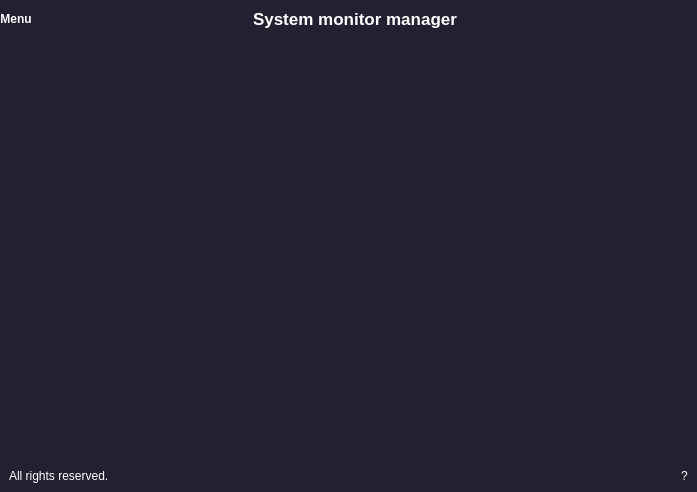
<?xml version="1.0" encoding="UTF-8"?>
<ui version="4.0">
 <class>MainWindow</class>
 <widget class="QMainWindow" name="MainWindow">
  <property name="geometry">
   <rect>
    <x>0</x>
    <y>0</y>
    <width>697</width>
    <height>492</height>
   </rect>
  </property>
  <property name="windowTitle">
   <string>MainWindow</string>
  </property>
  <property name="styleSheet">
   <string notr="true">*{
background-color: rgb(36, 31, 49);
border:none;
}</string>
  </property>
  <widget class="QWidget" name="centralwidget">
   <layout class="QVBoxLayout" name="verticalLayout">
    <property name="spacing">
     <number>0</number>
    </property>
    <property name="leftMargin">
     <number>0</number>
    </property>
    <property name="topMargin">
     <number>0</number>
    </property>
    <property name="rightMargin">
     <number>0</number>
    </property>
    <property name="bottomMargin">
     <number>0</number>
    </property>
    <item alignment="Qt::AlignTop">
     <widget class="QFrame" name="header_frame">
      <property name="frameShape">
       <enum>QFrame::NoFrame</enum>
      </property>
      <property name="frameShadow">
       <enum>QFrame::Raised</enum>
      </property>
      <layout class="QHBoxLayout" name="horizontalLayout">
       <property name="spacing">
        <number>0</number>
       </property>
       <property name="leftMargin">
        <number>0</number>
       </property>
       <property name="topMargin">
        <number>0</number>
       </property>
       <property name="rightMargin">
        <number>0</number>
       </property>
       <property name="bottomMargin">
        <number>0</number>
       </property>
       <item>
        <widget class="QFrame" name="header_left">
         <property name="frameShape">
          <enum>QFrame::StyledPanel</enum>
         </property>
         <property name="frameShadow">
          <enum>QFrame::Raised</enum>
         </property>
         <layout class="QHBoxLayout" name="horizontalLayout_4">
          <property name="spacing">
           <number>0</number>
          </property>
          <property name="leftMargin">
           <number>0</number>
          </property>
          <property name="topMargin">
           <number>0</number>
          </property>
          <property name="rightMargin">
           <number>0</number>
          </property>
          <property name="bottomMargin">
           <number>0</number>
          </property>
          <item alignment="Qt::AlignLeft">
           <widget class="QPushButton" name="pushButton">
            <property name="font">
             <font>
              <weight>75</weight>
              <bold>true</bold>
             </font>
            </property>
            <property name="styleSheet">
             <string notr="true">color: rgb(255, 255, 255);</string>
            </property>
            <property name="text">
             <string>Menu</string>
            </property>
            <property name="icon">
             <iconset resource="feather/icons.qrc">
              <normaloff>:/icons/menu.svg</normaloff>:/icons/menu.svg</iconset>
            </property>
            <property name="iconSize">
             <size>
              <width>32</width>
              <height>32</height>
             </size>
            </property>
           </widget>
          </item>
          <item>
           <widget class="QLabel" name="label_3">
            <property name="text">
             <string/>
            </property>
           </widget>
          </item>
         </layout>
        </widget>
       </item>
       <item>
        <widget class="QFrame" name="header_mid">
         <property name="frameShape">
          <enum>QFrame::StyledPanel</enum>
         </property>
         <property name="frameShadow">
          <enum>QFrame::Raised</enum>
         </property>
         <layout class="QHBoxLayout" name="horizontalLayout_3">
          <item alignment="Qt::AlignRight">
           <widget class="QLabel" name="label_2">
            <property name="font">
             <font>
              <weight>50</weight>
              <bold>false</bold>
             </font>
            </property>
            <property name="text">
             <string/>
            </property>
            <property name="pixmap">
             <pixmap resource="feather/icons.qrc">:/icons/airplay.svg</pixmap>
            </property>
           </widget>
          </item>
          <item>
           <widget class="QLabel" name="label">
            <property name="font">
             <font>
              <pointsize>13</pointsize>
              <weight>75</weight>
              <bold>true</bold>
             </font>
            </property>
            <property name="styleSheet">
             <string notr="true">color: rgb(255, 255, 255);</string>
            </property>
            <property name="text">
             <string>System monitor manager</string>
            </property>
           </widget>
          </item>
         </layout>
        </widget>
       </item>
       <item alignment="Qt::AlignRight">
        <widget class="QFrame" name="header_right">
         <property name="frameShape">
          <enum>QFrame::StyledPanel</enum>
         </property>
         <property name="frameShadow">
          <enum>QFrame::Raised</enum>
         </property>
         <layout class="QHBoxLayout" name="horizontalLayout_2">
          <property name="spacing">
           <number>6</number>
          </property>
          <property name="leftMargin">
           <number>0</number>
          </property>
          <property name="topMargin">
           <number>0</number>
          </property>
          <property name="rightMargin">
           <number>0</number>
          </property>
          <property name="bottomMargin">
           <number>0</number>
          </property>
          <item>
           <widget class="QPushButton" name="minimize_window">
            <property name="styleSheet">
             <string notr="true">color: rgb(255, 255, 255);</string>
            </property>
            <property name="text">
             <string/>
            </property>
            <property name="icon">
             <iconset resource="feather/icons.qrc">
              <normaloff>:/icons/minus.svg</normaloff>:/icons/minus.svg</iconset>
            </property>
            <property name="iconSize">
             <size>
              <width>32</width>
              <height>32</height>
             </size>
            </property>
           </widget>
          </item>
          <item>
           <widget class="QPushButton" name="extend_window">
            <property name="styleSheet">
             <string notr="true">color:rgb(255, 255, 255)</string>
            </property>
            <property name="text">
             <string/>
            </property>
            <property name="icon">
             <iconset resource="feather/icons.qrc">
              <normaloff>:/icons/maximize-2.svg</normaloff>:/icons/maximize-2.svg</iconset>
            </property>
            <property name="iconSize">
             <size>
              <width>32</width>
              <height>32</height>
             </size>
            </property>
           </widget>
          </item>
          <item>
           <widget class="QPushButton" name="close_window">
            <property name="styleSheet">
             <string notr="true">color: rgb(255, 255, 255);</string>
            </property>
            <property name="text">
             <string/>
            </property>
            <property name="icon">
             <iconset resource="feather/icons.qrc">
              <normaloff>:/icons/x.svg</normaloff>:/icons/x.svg</iconset>
            </property>
            <property name="iconSize">
             <size>
              <width>32</width>
              <height>32</height>
             </size>
            </property>
           </widget>
          </item>
         </layout>
        </widget>
       </item>
      </layout>
     </widget>
    </item>
    <item>
     <widget class="QFrame" name="main_body">
      <property name="frameShape">
       <enum>QFrame::StyledPanel</enum>
      </property>
      <property name="frameShadow">
       <enum>QFrame::Raised</enum>
      </property>
      <layout class="QHBoxLayout" name="horizontalLayout_8">
       <item>
        <widget class="QFrame" name="frame_3">
         <property name="frameShape">
          <enum>QFrame::StyledPanel</enum>
         </property>
         <property name="frameShadow">
          <enum>QFrame::Raised</enum>
         </property>
        </widget>
       </item>
       <item>
        <widget class="QFrame" name="frame_2">
         <property name="frameShape">
          <enum>QFrame::StyledPanel</enum>
         </property>
         <property name="frameShadow">
          <enum>QFrame::Raised</enum>
         </property>
        </widget>
       </item>
       <item>
        <widget class="QFrame" name="frame">
         <property name="frameShape">
          <enum>QFrame::StyledPanel</enum>
         </property>
         <property name="frameShadow">
          <enum>QFrame::Raised</enum>
         </property>
        </widget>
       </item>
      </layout>
     </widget>
    </item>
    <item alignment="Qt::AlignBottom">
     <widget class="QFrame" name="footer">
      <property name="frameShape">
       <enum>QFrame::StyledPanel</enum>
      </property>
      <property name="frameShadow">
       <enum>QFrame::Raised</enum>
      </property>
      <layout class="QHBoxLayout" name="horizontalLayout_5">
       <property name="spacing">
        <number>15</number>
       </property>
       <property name="leftMargin">
        <number>0</number>
       </property>
       <property name="topMargin">
        <number>0</number>
       </property>
       <property name="rightMargin">
        <number>0</number>
       </property>
       <property name="bottomMargin">
        <number>0</number>
       </property>
       <item alignment="Qt::AlignLeft">
        <widget class="QFrame" name="footer_left">
         <property name="frameShape">
          <enum>QFrame::StyledPanel</enum>
         </property>
         <property name="frameShadow">
          <enum>QFrame::Raised</enum>
         </property>
         <layout class="QHBoxLayout" name="horizontalLayout_6">
          <item>
           <widget class="QLabel" name="label_4">
            <property name="styleSheet">
             <string notr="true">color: rgb(255, 255, 255);</string>
            </property>
            <property name="text">
             <string>All rights reserved.</string>
            </property>
           </widget>
          </item>
         </layout>
        </widget>
       </item>
       <item alignment="Qt::AlignRight">
        <widget class="QFrame" name="footer_right">
         <property name="frameShape">
          <enum>QFrame::StyledPanel</enum>
         </property>
         <property name="frameShadow">
          <enum>QFrame::Raised</enum>
         </property>
         <layout class="QHBoxLayout" name="horizontalLayout_7">
          <item>
           <widget class="QPushButton" name="pushButton_2">
            <property name="styleSheet">
             <string notr="true">color: rgb(255, 255, 255);</string>
            </property>
            <property name="text">
             <string>?</string>
            </property>
           </widget>
          </item>
         </layout>
        </widget>
       </item>
      </layout>
     </widget>
    </item>
   </layout>
  </widget>
 </widget>
 <resources>
  <include location="feather/icons.qrc"/>
 </resources>
 <connections/>
</ui>
